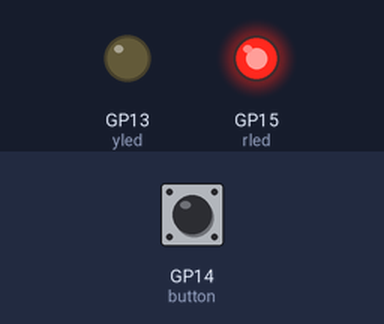
The program below on a simulated Raspberry Pi Pico running MicroPython. Parts: output pins drawn as LEDs (lit = HIGH). The test bench sets the inputs (shaded band); at power-on: GP14 (button) HIGH.

Above: at 1.2 s.
1.3 s: GP14 (button) pulled LOW for 0.15 s
At 2.5 s:
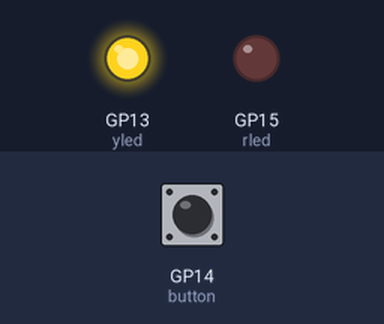
3.0 s: GP14 (button) pulled LOW for 1 s
At 5.1 s:
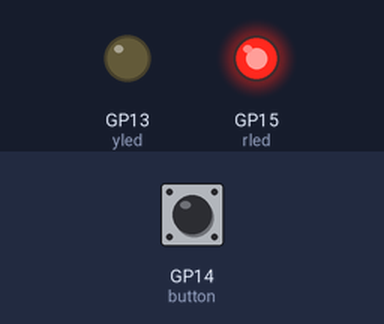
5.5 s: GP14 (button) pulled LOW for 3.2 s
At 9.7 s:
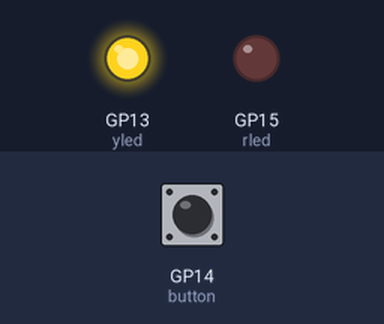
Timing chart, 0 to 11.2 s (numbered marks = the images above; inputs shaded):
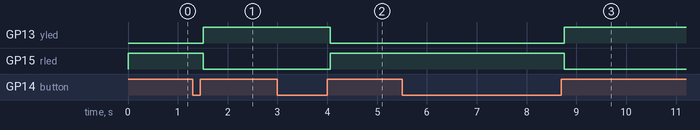

The program:

lesson18_3.py
```python
from machine import Pin
from time import sleep

btn_pin=14
rled_pin=15
yled_pin=13

button=Pin(btn_pin, Pin.IN, Pin.PULL_UP)
rled=Pin(rled_pin, Pin.OUT)
yled=Pin(yled_pin, Pin.OUT)

# 初始狀態：紅燈亮，黃燈滅
led_state = True  # True: 紅燈亮, False: 黃燈亮
rled.on()
yled.off()

# 防彈跳延遲時間（毫秒）
DEBOUNCE_DELAY = 50

# 記錄按鈕前一個狀態
last_button_state = button.value()

while(True):
    current_button_state = button.value()

    # 檢測按鈕從未按下（1）到按下（0）的邊緣
    if last_button_state == 1 and current_button_state == 0:
        # 按鈕剛被按下，等待防彈跳延遲
        sleep(DEBOUNCE_DELAY / 1000)

        # 再次檢查按鈕狀態，確認確實被按下
        if button.value() == 0:
            # 等待按鈕放開
            while button.value() == 0:
                sleep(0.01)  # 短暫延遲，避免過度占用 CPU

            # 按鈕已放開，再次等待防彈跳延遲
            sleep(DEBOUNCE_DELAY / 1000)

            # 確認按鈕確實已放開
            if button.value() == 1:
                # 切換 LED 狀態
                led_state = not led_state
                if led_state:
                    rled.on()
                    yled.off()
                else:
                    rled.off()
                    yled.on()

    # 更新按鈕前一個狀態
    last_button_state = current_button_state
    sleep(0.01)  # 短暫延遲，避免過度占用 CPU
```

Measured:
- after the input at 1.3 s, GP13 (yled): LOW → HIGH after 0.21 s; GP15 (rled): HIGH → LOW after 0.21 s
- after the input at 3.0 s, GP13 (yled): HIGH → LOW after 1.1 s; GP15 (rled): LOW → HIGH after 1.1 s
- after the input at 5.5 s, GP13 (yled): LOW → HIGH after 3.3 s; GP15 (rled): HIGH → LOW after 3.3 s
